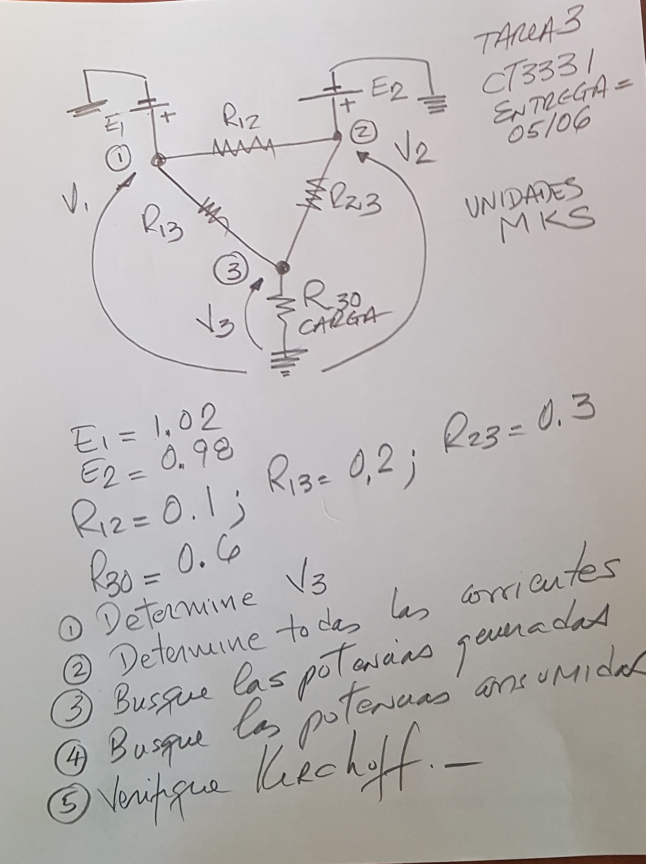
#> input picture CT3331 tarea 3 para entregar el 05 de junio.jpg, 1937 x 2591 px (shown at 1/3 size)
$ jupyter execute --allow-errors assignment3.ipynb
#> lines starting #> are read from the running program, lines starting #| are printed output that depends on the picture
## <div style="text-align: left"> Assigment 3 CT3113</div>
## <div style="text-align: left"> Autor: Leonardo Figuera</div>
First, the necessary libraries will be imported:
* Numpy to create and operate with matrices
* PIL to be able to insert images with Python
Then, the statement and data of the exercise are shown.

[cell 1]
from PIL import Image
import numpy as np

[cell 2]
img = Image.open('CT3331 tarea 3 para entregar el 05 de junio.jpg','r')
#> img is the input picture: PIL image 1937x2591 RGB; mean R, G, B 185.8, 182.3, 181
img = img.resize((400,470))
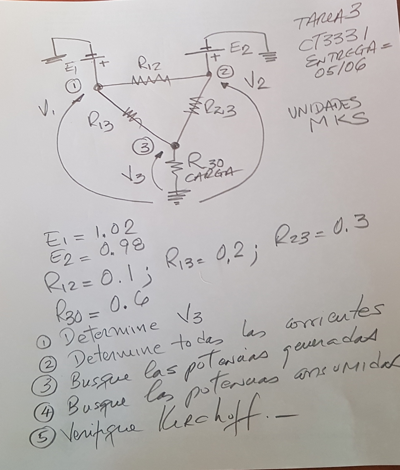
#> img: PIL image 400x470 RGB; mean R, G, B 185.8, 182.3, 181
img

We proceed to solve by method nodal analysis (Kirchoff's current law).
The conductance matrix can be determined by inspection:

$G = \left(\begin{smallmatrix}
G_{12}+G_{13} & -G_{12} & -G_{13}\\
-G_{12} & G_{12}+G_{23} & -G_{23}\\
G_{13} & -G_{23} & G_{13}+G_{23}
\end{smallmatrix}\right)$    ;
$E = \left(\begin{smallmatrix}
E1\\
E2\\
E3
\end{smallmatrix}\right)$    ;    $I = \left(\begin{smallmatrix}
I1\\
I2\\
I3
\end{smallmatrix}\right)$  --> where $I3 = 0$, since in node 3 the injected current is zero

*Subsequently, we perform the matrix manipulation learned in class to solve circuits by the node method, in this case:

$G_{ff} = \begin{pmatrix}
G_{12}+G_{13} & -G_{12} \\
-G_{12} & G_{12}+G_{23}
\end{pmatrix}$  ; $G_{fx} = \begin{pmatrix}
-G_{13} \\
-G_{23}
\end{pmatrix}$

$G_{xf} = \begin{pmatrix}
-G_{13} & -G_{23}
\end{pmatrix}$  ; $G_{xx} = G_{13} + G_{23}$

$V_{f} = \begin{pmatrix}
E1 \\
E2
\end{pmatrix}$  ; $V_{x} = E3$ ; $I_{f} = \begin{pmatrix}
I1 \\
I2
\end{pmatrix}$  ; $I_{x} = I3 = 0$

Thus, the solution to the problem will come from the following pair of equations:
$$V_{x} = - G_{xx}^{-1} G_{xf} V_{f} \hspace{20 mm} → (1)$$
$$I_{f} = G_{ff} V_{f} + G_{fX} V_{x}\hspace{13 mm}  →(2)$$

[cell 3]
# Definition of values
E1 = 1.02
E2 = 0.98
R12 = 0.1
R13 = 0.2
R23 = 0.3
R30 = 0.6
G12 = 1/R12
G13 = 1/R13
G23 = 1/R23
G30 = 1/R30
# np.array function is used to represent matrix and vectors
Gff = np.array([[G12 + G13, -G12],
              [-G12, G12 + G23]])
Gfx = np.array([[-G13],
              [-G23]])
Gxf = np.array([-G13, -G23])
Gxx = np.array(G13 + G23 + G30)
Vf = np.array([[E1],
              [E2]])
# The ".dot" function calculates the dot product of two arrays.
Vx = (-1/Gxx) * np.dot(Gxf, Vf)
E3 = Vx[0]
If = np.dot(Gff, Vf)+ (Gfx * Vx)
# Printing of results
print(f"Calculated voltage in node 3 is:\nE3 =  Vx = {Vx[0]:.4f}")
print(f"Inyected currents by the power sources in the node are:")
print(f"I1 = {If[0,0]:.4f}\nI2 = {If[1,0]:.4f}")

To find the generated power it is first necessary to define the currents of each branch. As a general rule, the branch current that connects two nodes "i" and "j" will be: $$I_{ij}=(V_{i}-V_{j})/R_{ij})$$

Branch currents will be found according to the following scheme:

#> (a cell that did not finish here is left out)

[cell 5]
I12 = (E1 - E2)/R12
#> I12 = 0.4
I13 = (E1 - E3)/R13
I23 = (E2 - E3)/R23
I30 = (E3 - 0)/R30
print(f"""The calculated mesh currents are:\nI12 = {I12:.4f}
I13 = {I13:.4f}\nI23 = {I23:.4f}\nI30 = {I30:.4f}""")
#| The calculated mesh currents are:
#| I12 = 0.4000
#| I13 = 0.9167
#| I23 = 0.4778
#| I30 = 1.3944

Then, voltage drop in each branch is calculated:
$$\begin{equation} \Delta V = I * R \end{equation}$$

[cell 6]
dV12 = I12 * R12
#> dV12 = 0.04
dV13 = I13 * R13
dV23 = I23 * R23
dV30 = I30 * R30
print(f"""The calculated voltage drops are:\ndV12 = {dV12:.4f}
dV13 = {dV13:.4f}\ndV23 = {dV23:.4f}\ndV30 = {dV30:.4f}""")
#| The calculated voltage drops are:
#| dV12 = 0.0400
#| dV13 = 0.1833
#| dV23 = 0.1433
#| dV30 = 0.8367

The power "consumed" in each branch are calculated by:
$$\begin{equation} P = \Delta V * I \end{equation}$$

[cell 7]
P12 = I12 * dV12
#> P12 = 0.016
P13 = I13 * dV13
P23 = I23 * dV23
P30 = I30 * dV30
P_total_consumed = P12+P13+P23+P30
#> P_total_consumed = 1.42
print(f"""The consumed power of each branch, and the toal consumed Power is:\nP12 = {P12:.4f}
P13 = {P13:.4f}\nP23 = {P23:.4f}\nP30 = {P30:.4f}
P_consumed = {P_total_consumed:.4f}""")
#| The consumed power of each branch, and the toal consumed Power is:
#| P12 = 0.0160
#| P13 = 0.1681
#| P23 = 0.0685
#| P30 = 1.1667
#| P_consumed = 1.4192

The total generated power by the sources are:
$$\begin{equation} P = E * I \end{equation}$$

[cell 8]
P1 = E1 * If[0,0]
P2 = E2 * If[1,0]
P_generated = P1 + P2
print(f"""P_source1 = {P1:.4f}\nP_source2 = {P2:.4f}
P_generated = {P_generated:.4f}""")

Finally, Kirchhoff's current law in each node is verified:
$$I_1 = G_{12} (E_{1}-E_{2}) + G_{12} E_{1}$$
$$I_2 = G_{12} (E_{2}-E_{1}) + G_{23} E_{2}$$
$$I_3 = G_{13} E_{1} + G_{23} E_{2} + G_{30} E_{3}$$

[cell 9]
Ie1 = If[0,0]
Is1 = I12 + I13
#> Is1 = 1.32
Ie2 = If[1,0] + I12
#> Ie2 = 0.478
Is2 = I23
Ie3 = I13 + I23
Is3 = I30
print(f"In node 1: I_in = I1 = {Ie1:.4f} = I_out = I12+I13 = {Is1:.4f}")
#| In node 1: I_in = I1 = 1.3167 = I_out = I12+I13 = 1.3167
print(f"In node 2: I_in = I2+I13 = {Ie2:.4f} = I_out = I23 = {Is2:.4f}")
#| In node 2: I_in = I2+I13 = 0.4778 = I_out = I23 = 0.4778
print(f"In node 3: I_in = I12+I23 = {Ie3:.4f} = I_out = I30 = {Is3:.4f}")


$ run again, with CT3331_tarea_2_para_entregar_el_31_mayo.jpg copied over CT3331 tarea 3 para entregar el 05 de junio.jpg
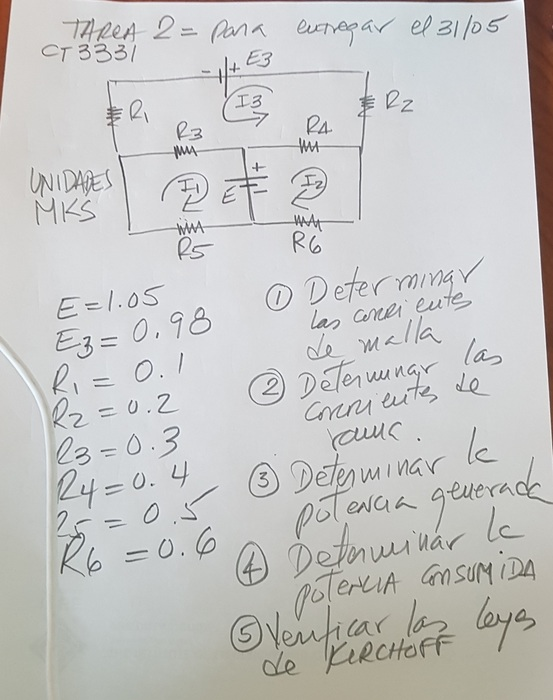
#> input picture CT3331_tarea_2_para_entregar_el_31_mayo.jpg, 553 x 700 px
#> img is the input picture: PIL image 553x700 RGB; mean R, G, B 199.6, 199.5, 198.2
#> `img = img.resize((400,470))`:
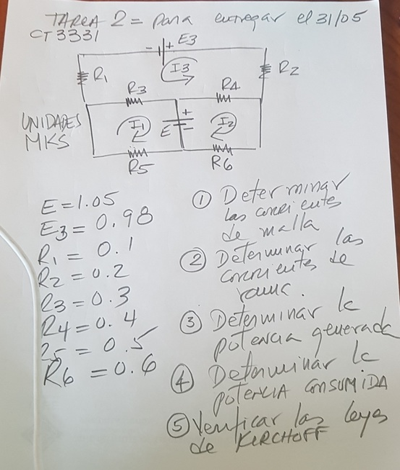
#> img: PIL image 400x470 RGB; mean R, G, B 199.6, 199.5, 198.2
#> I12 = 0.4
#| The calculated mesh currents are:
#| I12 = 0.4000
#| I13 = 0.9167
#| I23 = 0.4778
#| I30 = 1.3944
#> dV12 = 0.04
#| The calculated voltage drops are:
#| dV12 = 0.0400
#| dV13 = 0.1833
#| dV23 = 0.1433
#| dV30 = 0.8367
#> P12 = 0.016
#> P_total_consumed = 1.42
#| The consumed power of each branch, and the toal consumed Power is:
#| P12 = 0.0160
#| P13 = 0.1681
#| P23 = 0.0685
#| P30 = 1.1667
#| P_consumed = 1.4192
#> Is1 = 1.32
#> Ie2 = 0.478
#| In node 1: I_in = I1 = 1.3167 = I_out = I12+I13 = 1.3167
#| In node 2: I_in = I2+I13 = 0.4778 = I_out = I23 = 0.4778
